Frame 1 (no input): blank canvas, image omitted
Frame 60 (no input): blank canvas, image omitted
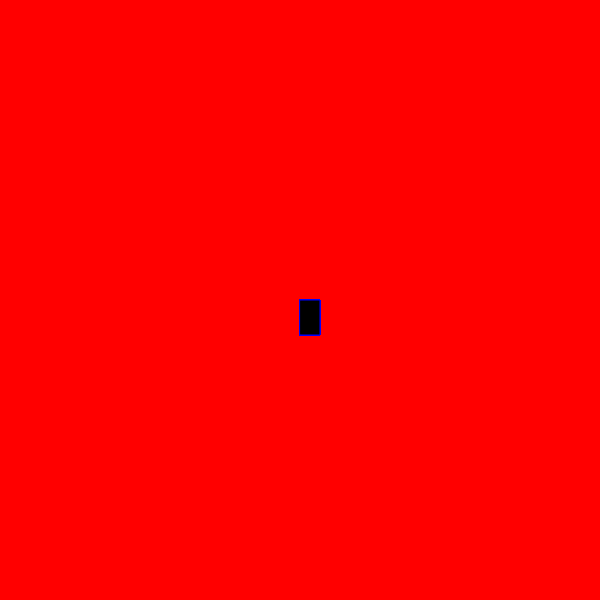
Frame 120 (the mouse pressed at the canvas centre since frame 60)

The p5.js sketch whose frames 1 and 60 were blank and that drew this single picture after the mouse press (run headless with seeded random() and noise() and a simulated clock; from frame 60 on, the mouse is pressed at the canvas centre):

// p5.js sketch
// ── sketch.js
function setup() {
    createCanvas(600, 600);
    background("red ")
  }
  
  function draw() {
   
  
    stroke("blue")
    fill("black");
    
    //console.log(mouseIsPressed);
    
    if (mouseIsPressed) 
      rect(mouseX, mouseY, 20, 35);
  }
  
  
